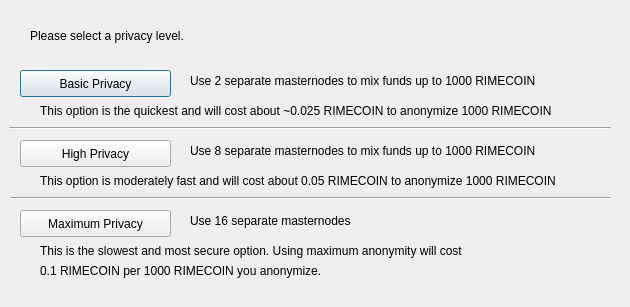
<?xml version="1.0" encoding="UTF-8"?>
<ui version="4.0">
 <class>DarksendConfig</class>
 <widget class="QDialog" name="DarksendConfig">
  <property name="geometry">
   <rect>
    <x>0</x>
    <y>0</y>
    <width>630</width>
    <height>307</height>
   </rect>
  </property>
  <property name="windowTitle">
   <string>Configure PrivateSend</string>
  </property>
  <widget class="QPushButton" name="buttonBasic">
   <property name="geometry">
    <rect>
     <x>20</x>
     <y>70</y>
     <width>151</width>
     <height>27</height>
    </rect>
   </property>
   <property name="text">
    <string>Basic Privacy</string>
   </property>
  </widget>
  <widget class="QPushButton" name="buttonHigh">
   <property name="geometry">
    <rect>
     <x>20</x>
     <y>140</y>
     <width>151</width>
     <height>27</height>
    </rect>
   </property>
   <property name="text">
    <string>High Privacy</string>
   </property>
  </widget>
  <widget class="QPushButton" name="buttonMax">
   <property name="geometry">
    <rect>
     <x>20</x>
     <y>210</y>
     <width>151</width>
     <height>27</height>
    </rect>
   </property>
   <property name="text">
    <string>Maximum Privacy</string>
   </property>
  </widget>
  <widget class="QLabel" name="label">
   <property name="geometry">
    <rect>
     <x>30</x>
     <y>20</y>
     <width>571</width>
     <height>31</height>
    </rect>
   </property>
   <property name="text">
    <string>Please select a privacy level.</string>
   </property>
  </widget>
  <widget class="QLabel" name="label_2">
   <property name="geometry">
    <rect>
     <x>190</x>
     <y>70</y>
     <width>421</width>
     <height>21</height>
    </rect>
   </property>
   <property name="text">
    <string>Use 2 separate masternodes to mix funds up to 1000 RIMECOIN</string>
   </property>
  </widget>
  <widget class="QLabel" name="label_3">
   <property name="geometry">
    <rect>
     <x>190</x>
     <y>140</y>
     <width>411</width>
     <height>21</height>
    </rect>
   </property>
   <property name="text">
    <string>Use 8 separate masternodes to mix funds up to 1000 RIMECOIN</string>
   </property>
  </widget>
  <widget class="QLabel" name="label_4">
   <property name="geometry">
    <rect>
     <x>190</x>
     <y>210</y>
     <width>421</width>
     <height>21</height>
    </rect>
   </property>
   <property name="text">
    <string>Use 16 separate masternodes</string>
   </property>
  </widget>
  <widget class="QLabel" name="label_6">
   <property name="geometry">
    <rect>
     <x>40</x>
     <y>100</y>
     <width>561</width>
     <height>21</height>
    </rect>
   </property>
   <property name="text">
    <string>This option is the quickest and will cost about ~0.025 RIMECOIN to anonymize 1000 RIMECOIN</string>
   </property>
  </widget>
  <widget class="QLabel" name="label_7">
   <property name="geometry">
    <rect>
     <x>40</x>
     <y>170</y>
     <width>561</width>
     <height>21</height>
    </rect>
   </property>
   <property name="text">
    <string>This option is moderately fast and will cost about 0.05 RIMECOIN to anonymize 1000 RIMECOIN</string>
   </property>
  </widget>
  <widget class="QLabel" name="label_8">
   <property name="geometry">
    <rect>
     <x>40</x>
     <y>240</y>
     <width>561</width>
     <height>21</height>
    </rect>
   </property>
   <property name="text">
    <string>This is the slowest and most secure option. Using maximum anonymity will cost</string>
   </property>
  </widget>
  <widget class="QLabel" name="label_9">
   <property name="geometry">
    <rect>
     <x>40</x>
     <y>260</y>
     <width>561</width>
     <height>21</height>
    </rect>
   </property>
   <property name="text">
    <string>0.1 RIMECOIN per 1000 RIMECOIN you anonymize.</string>
   </property>
  </widget>
  <widget class="Line" name="line">
   <property name="geometry">
    <rect>
     <x>10</x>
     <y>120</y>
     <width>601</width>
     <height>16</height>
    </rect>
   </property>
   <property name="orientation">
    <enum>Qt::Horizontal</enum>
   </property>
  </widget>
  <widget class="Line" name="line_2">
   <property name="geometry">
    <rect>
     <x>10</x>
     <y>190</y>
     <width>601</width>
     <height>16</height>
    </rect>
   </property>
   <property name="orientation">
    <enum>Qt::Horizontal</enum>
   </property>
  </widget>
 </widget>
 <resources/>
 <connections/>
</ui>
